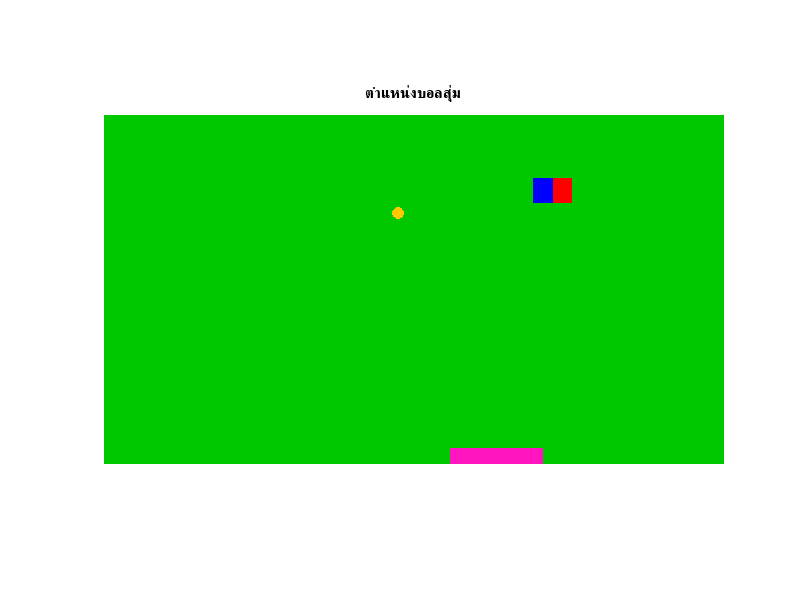

The MATLAB script that drew this image: (Note: this script raises an error after producing the figure.)
clear
close all

% สร้างฟิลด์ฟุตบอล
fieldSizeX = 800;
fieldSizeY = 450;
field = uint8(zeros(fieldSizeY, fieldSizeX, 3));
field(:, :, 1) = 0;
field(:, :, 2) = 200;
field(:, :, 3) = 0;

% สร้างรถ
car = uint8(zeros(32, 50, 3));
car(:, 1:25, 1) = 0;    % สีแดงส่วนหลัง
car(:, 1:25, 2) = 0;
car(:, 1:25, 3) = 255;

car(:, 26:end, 1) = 255;    % สีน้ำเงินส่วนหน้า
car(:, 26:end, 2) = 0;
car(:, 26:end, 3) = 0;

% สร้างบอล
[x, y] = meshgrid(1:16, 1:16);
center = [8, 8];
radius = 7.5;
mask = uint8((x - center(1)).^2 + (y - center(2)).^2 <= radius^2);
ball = cat(3, 255 * mask, 255 * mask, zeros(16, 16, 'uint8'));
ball(:,:, 2) = 200;

% สร้างประตู
goalWidth = 120;
goalHeight = 20;
goal = uint8(zeros(goalHeight, goalWidth, 3));
goal(:, :, 1) = 255;
goal(:, :, 2) = 20;
goal(:, :, 3) = 192;

% ฟังก์ชันตรวจสอบการทับซ้อน
checkOverlap = @(pos1, size1, pos2, size2) ...
    pos1(1) < pos2(1) + size2(1) && pos1(1) + size1(1) > pos2(1) && ...
    pos1(2) < pos2(2) + size2(2) && pos1(2) + size1(2) > pos2(2);

% ตั้งค่าความเร็วของรถและบอล
carSpeed = 2;
ballSpeed = 3;

% บอลสุ่มบนฟิลด์
randRowB = randi([1, fieldSizeY - 16 + 1]);
randColB = randi([1, fieldSizeX - 16 + 1]);

field(randRowB:randRowB + 15, randColB:randColB + 15, :) = ball;

% รถสุ่มบนฟิลด์
randRowC = randi([1, fieldSizeY - 20 + 1]);
randColC = randi([1, fieldSizeX - 32 + 1]);

% ตรวจสอบการทับซ้อนกับบอล
while checkOverlap([randRowC, randColC], size(car), [randRowB, randColB], size(ball))
    randRowC = randi([1, fieldSizeY - 20 + 1]);
    randColC = randi([1, fieldSizeX - 32 + 1]);
end

field(randRowC:randRowC + 31, randColC:randColC + 49, :) = car;

% ประตูสุ่มบนฟิลด์
side = randi([1, 4]);
switch side
    case 1 % ประตูด้านบน
        goalX = randi([1, fieldSizeX - goalWidth + 1]);
        goalY = 1;

    case 2 % ประตูด้านขวา
        goalX = fieldSizeX - goalHeight + 1;
        goalY = randi([1, fieldSizeY - goalWidth + 1]);
        goal = imrotate(goal, 90);
    case 3 % ประตูด้านล่าง
        goalX = randi([1, fieldSizeX - goalWidth + 1]);
        goalY = fieldSizeY - goalHeight + 1;
        goal = imrotate(goal, 180);
    case 4 % ประตูด้านซ้าย
        goalY = randi([1, fieldSizeY - goalWidth + 1]);
        goalX = 1;
        goal = imrotate(goal, 90);
end

% ตรวจสอบการทับซ้อนกับบอลและรถ
while checkOverlap([goalY, goalX], size(goal), [randRowB, randColB], size(ball)) || ...
        checkOverlap([goalY, goalX], size(goal), [randRowC, randColC], size(car))

    switch side
        case 1 % ประตูด้านบน
            goalX = randi([1, fieldSizeX - goalWidth + 1]);
            goalY = 1;
        case 2 % ประตูด้านขวา
            goalX = fieldSizeX - goalHeight + 1;
            goalY = randi([1, fieldSizeY - goalWidth + 1]);
            goal = imrotate(goal, 90);
        case 3 % ประตูด้านล่าง
            goalX = randi([1, fieldSizeX - goalWidth + 1]);
            goalY = fieldSizeY - goalHeight + 1;
            goal = imrotate(goal, 180);
        case 4 % ประตูด้านซ้าย
            goalY = randi([1, fieldSizeY - goalWidth + 1]);
            goalX = 1;
            goal = imrotate(goal, 270);
    end
end

field(goalY:goalY + size(goal, 1) - 1, goalX:goalX + size(goal, 2) - 1, :) = goal;

% แสดงฟิลด์เริ่มต้น
h = imshow(field);
title('ตำแหน่งบอลสุ่ม');

% ตั้งค่าขนาดของภาพเต็ม
set(gcf, 'Units', 'Normalized', 'OuterPosition', [0 0 1 1]);


% ตั้งค่าตัวแปรลำดับ
sequenceNumber = 1;

% บันทึกรูปภาพในโฟลเดอร์ "Car"
savePath = 'careiei'; % กำหนดชื่อโฟลเดอร์ที่ต้องการบันทึกรูป
if ~exist(savePath, 'dir')
    mkdir(savePath);
end

% หาชื่อไฟล์ล่าสุด
files = dir(fullfile(savePath, 'soccer_field_with_bbox_and_lines_*.png'));

if isempty(files)
    % ถ้าไม่มีไฟล์เลย ให้ใช้ลำดับเริ่มต้นที่ 1
    sequenceNumber = 1;
else
    % ถ้ามีไฟล์ หาลำดับไฟล์ล่าสุดและเพิ่มลำดับไป 1
    latestFile = files(end).name;
    sequenceNumber = str2double(extractBetween(latestFile, 'soccer_field_with_bbox_and_lines_', '.png')) + 1;
end

% Calculate bounding boxes for car and goal
carBoundingBox = [randColC, randRowC, size(car, 2), size(car, 1)];
goalBoundingBox = [goalX, goalY, size(goal, 2), size(goal, 1)];

% Calculate circular bounding box for the ball
ballCenterX = randColB + size(ball, 2) / 2;
ballCenterY = randRowB + size(ball, 1) / 2;
ballRadius = radius;
ballBoundingBox = [ballCenterX - ballRadius, ballCenterY - ballRadius, 2 * ballRadius, 2 * ballRadius];



% Connect centers of bounding boxes with lines
hold on;

% Calculate slopes of the lines
slope_car_ball = (ballBoundingBox(2) + ballBoundingBox(4)/2 - carBoundingBox(2) - carBoundingBox(4)/2) / ...
                 (ballBoundingBox(1) + ballBoundingBox(3)/2 - carBoundingBox(1) - carBoundingBox(3)/2);

slope_ball_goal = (goalBoundingBox(2) + goalBoundingBox(4)/2 - ballBoundingBox(2) - ballBoundingBox(4)/2) / ...
                  (goalBoundingBox(1) + goalBoundingBox(3)/2 - ballBoundingBox(1) - ballBoundingBox(3)/2);

% Calculate angles in degrees
angle_car_ball = atan2d(slope_ball_goal - slope_car_ball, 1 + slope_car_ball * slope_ball_goal);
angle_ball_goal = atan2d(slope_car_ball - slope_ball_goal, 1 + slope_car_ball * slope_ball_goal);

% Ensure angles are within the range of 0 to 360 degrees
angle_car_ball = mod(angle_car_ball, 360);
angle_ball_goal = mod(angle_ball_goal, 360);

% Display the angles
disp(['Angle between car and ball: ' num2str(angle_car_ball) ' degrees']);
disp(['Angle between ball and goal: ' num2str(angle_ball_goal) ' degrees']);

% Display the angles on the field
hold on;


% คำนวณพิกัดของรถ, บอล, และประตู
carCenterX = randColC + size(car, 2) / 2;
carCenterY = randRowC + size(car, 1) / 2;

ballCenterX = randColB + size(ball, 2) / 2;
ballCenterY = randRowB + size(ball, 1) / 2;

goalCenterX = goalX + size(goal, 2) / 2;
goalCenterY = goalY + size(goal, 1) / 2;

% คำนวณระยะห่างระหว่างวัตถุ
distanceCarBall = sqrt((carCenterX - ballCenterX)^2 + (carCenterY - ballCenterY)^2);
distanceBallGoal = sqrt((ballCenterX - goalCenterX)^2 + (ballCenterY - goalCenterY)^2);



% คำนวณจุดกึ่งกลางของรถ
carCenterX = randColC + size(car, 2) / 2;
carCenterY = randRowC + size(car, 1) / 2;

% คำนวณจุดกึ่งกลางของบอล
ballCenterX = randColB + size(ball, 2) / 2;
ballCenterY = randRowB + size(ball, 1) / 2;

% คำนวณจุดกึ่งกลางของประตู
goalCenterX = goalX + size(goal, 2) / 2;
goalCenterY = goalY + size(goal, 1) / 2;

% แสดงข้อความตำแหน่งบนรูป
text(carCenterX, carCenterY, ['Car (' num2str(round(carCenterX)) ', ' num2str(round(carCenterY)) ')'], 'Color', '0,0,0', 'FontSize', 12, 'HorizontalAlignment', 'center');
text(ballCenterX, ballCenterY, ['Ball (' num2str(round(ballCenterX)) ', ' num2str(round(ballCenterY)) ')'], 'Color', '0,0,0', 'FontSize', 12, 'HorizontalAlignment', 'center');
text(goalCenterX, goalCenterY, ['Goal (' num2str(round(goalCenterX)) ', ' num2str(round(goalCenterY)) ')'], 'Color', '0,0,0', 'FontSize', 12, 'HorizontalAlignment', 'center');


hold off;

% Update the title
title('Car');

% บันทึกรูปภาพ
imwrite(field, fullfile(savePath, ['soccer_field_with_bbox_and_lines_' num2str(sequenceNumber) '.png']));

% สร้างไฟล์ MATLAB สำหรับโค้ดนี้
%save(fullfile(savePath, ['soccer_field_with_bbox_and_lines_' num2str(sequenceNumber) '.mat']), 'fieldSizeX', 'fieldSizeY', 'car', 'ball', 'goalWidth', 'goalHeight', 'side', 'goalX', 'goalY');

disp(['รูปถูกบันทึกในโฟลเดอร์ "' savePath '"']);

% เคลื่อนที่รถเพื่อหยิบบอลและวิ่งไปทางประตู
while ~(abs(carCenterX - ballCenterX) < 2 && abs(carCenterY - ballCenterY) < 2) % ตรวจสอบว่ารถอยู่ใกล้บอลหรือไม่
    % คำนวณทิศทางของรถไปยังบอล
    carDirectionX = sign(ballCenterX - carCenterX);
    carDirectionY = sign(ballCenterY - carCenterY);
    
    % เคลื่อนที่รถ
    randRowC = randRowC + carSpeed * carDirectionY;
    randColC = randColC + carSpeed * carDirectionX;
    
    % อัพเดทตำแหน่งของรถ
    carCenterX = randColC + size(car, 2) / 2;
    carCenterY = randRowC + size(car, 1) / 2;
    
    % อัพเดทฟิลด์
    field = uint8(zeros(fieldSizeY, fieldSizeX, 3));
    field(:, :, 1) = 0;
    field(:, :, 2) = 200;
    field(:, :, 3) = 0;
    field(randRowB:randRowB + 15, randColB:randColB + 15, :) = ball;
    field(randRowC:randRowC + 31, randColC:randColC + 49, :) = car;
    field(goalY:goalY + size(goal, 1) - 1, goalX:goalX + size(goal, 2) - 1, :) = goal;
    
     % บันทึกรูปภาพ
    imwrite(field, fullfile(savePath, ['soccer_field_with_bbox_and_lines_' num2str(sequenceNumber) '.png']));
    
    % แสดงภาพฟิลด์
    set(h, 'CData', field);
    drawnow;
    
    % เพิ่มลำดับรูป
    sequenceNumber = sequenceNumber + 1;
end

% หลังจากหยิบบอลแล้ว รถจะวิ่งไปทางประตู
while ~(abs(carCenterX - goalCenterX) < 2 && abs(carCenterY - goalCenterY) < 2) % ตรวจสอบว่ารถอยู่ใกล้ประตูหรือไม่
    % คำนวณทิศทางของรถไปยังประตู
    carDirectionX = sign(goalCenterX - carCenterX);
    carDirectionY = sign(goalCenterY - carCenterY);
    
    % เคลื่อนที่รถ
    randRowC = randRowC + carSpeed * carDirectionY;
    randColC = randColC + carSpeed * carDirectionX;
    
    % อัพเดทตำแหน่งของรถ
    carCenterX = randColC + size(car, 2) / 2;
    carCenterY = randRowC + size(car, 1) / 2;
    
    % อัพเดทฟิลด์
    field = uint8(zeros(fieldSizeY, fieldSizeX, 3));
    field(:, :, 1) = 0;
    field(:, :, 2) = 200;
    field(:, :, 3) = 0;
    field(randRowB:randRowB + 15, randColB:randColB + 15, :) = ball;
    field(randRowC:randRowC + 31, randColC:randColC + 49, :) = car;
    field(goalY:goalY + size(goal, 1) - 1, goalX:goalX + size(goal, 2) - 1, :) = goal;
    
     % บันทึกรูปภาพ
    imwrite(field, fullfile(savePath, ['soccer_field_with_bbox_and_lines_' num2str(sequenceNumber) '.png']));
    
    % แสดงภาพฟิลด์
    set(h, 'CData', field);
    drawnow;
    
    % เพิ่มลำดับรูป
    sequenceNumber = sequenceNumber + 1;
end

% Load all saved images
imageFiles = dir(fullfile(savePath, '*.png'));
numImages = length(imageFiles);

% Read each image and store in a cell array
images = cell(1, numImages);
for i = 1:numImages
    images{i} = imread(fullfile(savePath, imageFiles(i).name));
end

% Create a GIF
gifFilename = fullfile(savePath, 'animation.gif');
for i = 1:numImages
    [A,map] = rgb2ind(images{i},256);
    if i == 1
        imwrite(A,map,gifFilename,'gif','LoopCount',Inf,'DelayTime',0.1);
    else
        imwrite(A,map,gifFilename,'gif','WriteMode','append','DelayTime',0.1);
    end
end

% Save each frame of the GIF as a separate image in a folder
gifFramesFolder = fullfile(savePath, 'gif_frames');
if ~exist(gifFramesFolder, 'dir')
    mkdir(gifFramesFolder);
end

% Read the GIF
info = imfinfo(gifFilename);

% Separate frames
for i = 1:numImages
    frame = imread(gifFilename, i);
    imwrite(frame, fullfile(gifFramesFolder, ['frame_' num2str(i) '.png']));
end

disp(['GIF image and frames separated into folder: ' gifFramesFolder]);
